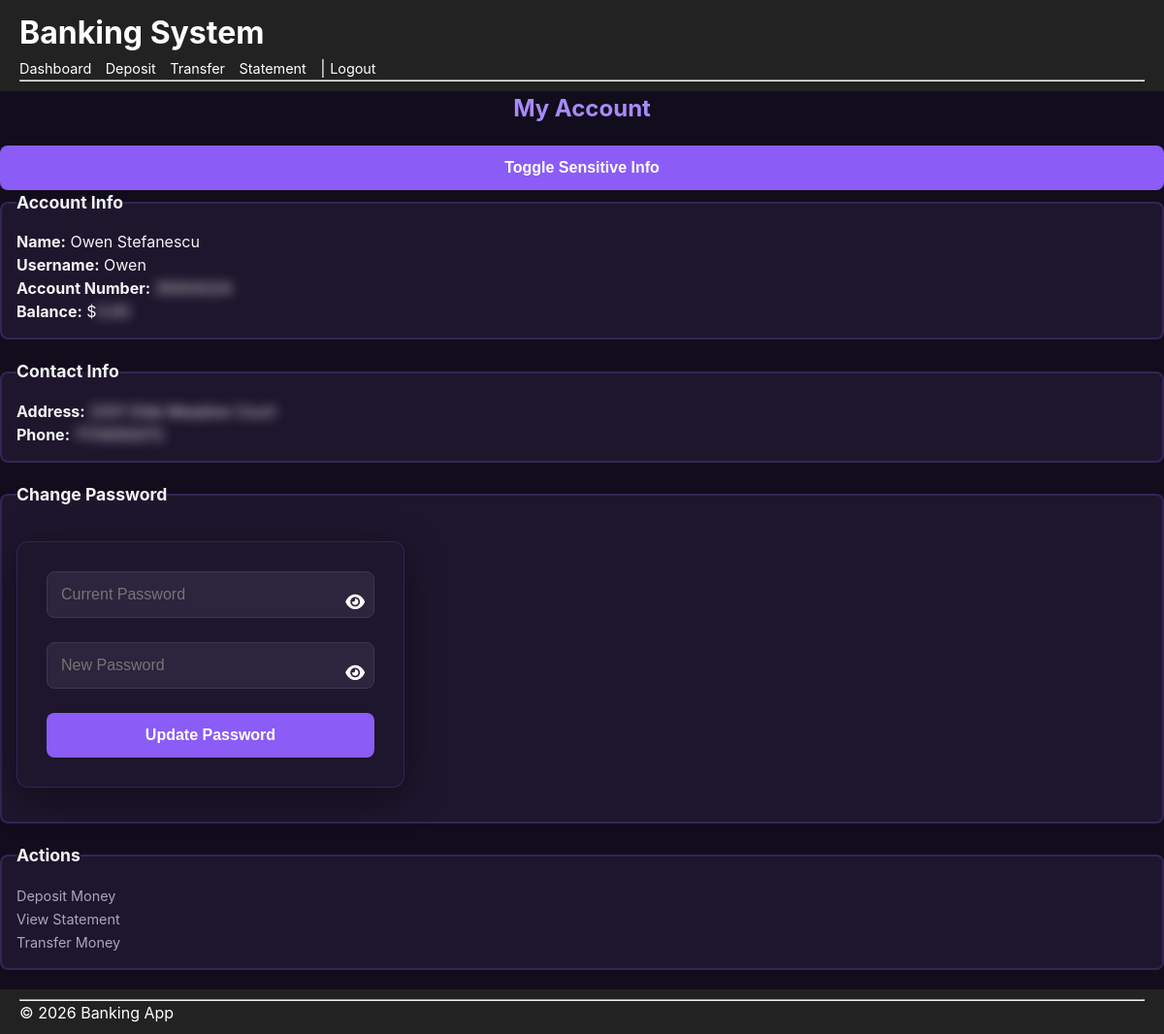
Before: /dashboard (signed in) with the older database file.
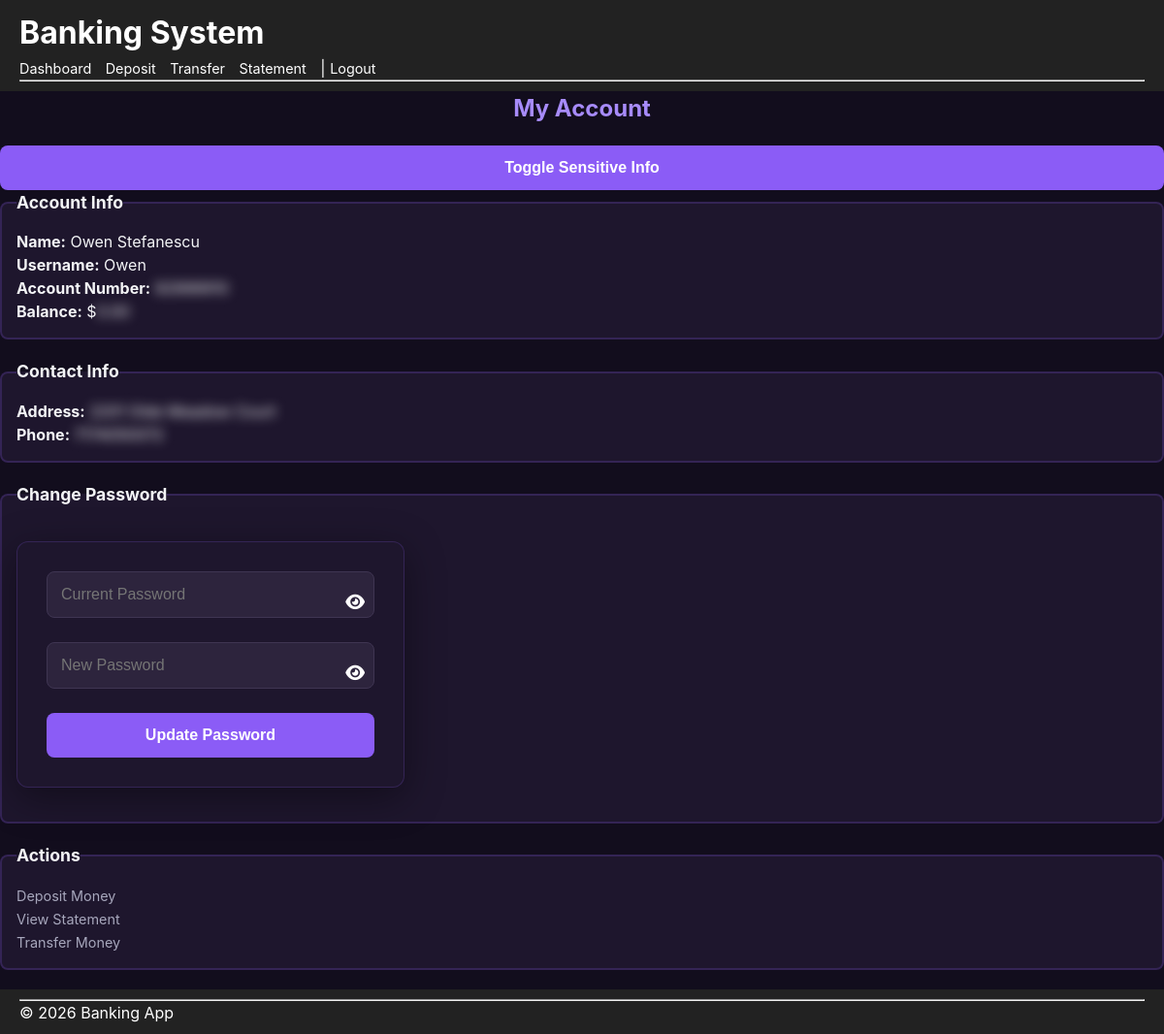
After: the same page with the newer database file.
### bank_app/models/user.py (models this page shows)
class User(db.Model):
    __tablename__ = "users"
    id = db.Column(db.Integer, primary_key=True)
    username = db.Column(db.String(50), unique=True, nullable=False)
    first_name = db.Column(db.String(50), nullable=False)
    last_name = db.Column(db.String(50), nullable=False)
    ssn = db.Column(db.String(20), nullable=False)
    address = db.Column(db.String(200), nullable=False)
    phone = db.Column(db.String(20), nullable=False)
    password = db.Column(db.String(200), nullable=False)
    approved = db.Column(db.Boolean, default=False)
    is_admin = db.Column(db.Boolean, default=False)
    account_number = db.Column(db.String(20), unique=True)
    balance = db.Column(db.Float, default=0.0)

### bank_app/main.py (the view)
@app.route("/dashboard")
@login_required
def dashboard():
    if session.get("is_admin"):
        return redirect("/admin")
    user = get_current_user()
    if not user:
        flash("Session expired. Please log in again.", "error")
        return redirect("/logout")
    return render_template("dashboard.html", user=user)

### bank_app/main.py (called while the page is built)
def login_required(f):
    @wraps(f)
    def decorated_function(*args, **kwargs):
        if "user_id" not in session:
            flash("Please log in.", "error")
            return redirect("/login")
        return f(*args, **kwargs)
    return decorated_function

def get_current_user():
    user_id = session.get("user_id")
    if not user_id:
        return None
    user = User.query.get(user_id)
    if not user:
        session.clear()
        return None
    return user

### bank_app/templates/dashboard.html (shortened to what this page needs)
{% extends "base.html" %}
{% block content %}
<h2>My Account</h2>
<div class="toggle-container">
    <button class="toggle-sensitive clickable-btn">Toggle Sensitive Info</button>
</div>
<fieldset class="account-info">
    <legend>Account Info</legend>
    <p><strong>Name:</strong> {{ user.first_name }} {{ user.last_name }}</p>
    <p><strong>Username:</strong> {{ user.username }}</p>
    <p><strong>Account Number:</strong> <span class="sensitive blurred">{{ user.account_number }}</span></p>
    <p><strong>Balance:</strong> $<span class="sensitive blurred">{{ "%.2f"|format(user.balance) }}</span></p>
</fieldset>
<fieldset class="contact-info">
    <legend>Contact Info</legend>
    <p><strong>Address:</strong> <span class="sensitive blurred">{{ user.address }}</span></p>
    <p><strong>Phone:</strong> <span class="sensitive blurred">{{ user.phone }}</span></p>
</fieldset>
<fieldset class="change-password">
    <legend>Change Password</legend>
    <form method="POST" action="/change-password">
        <div class="password-wrapper">
            <input id="current_password" type="password" name="current_password" placeholder="Current Password" required>
            <i class="fa-solid fa-eye toggle-eye" data-target="current_password"></i>
        </div>
        <div class="password-wrapper">
            <input id="new_password" type="password" name="new_password" placeholder="New Password" required>
            <i class="fa-solid fa-eye toggle-eye" data-target="new_password"></i>
        </div>
        <button type="submit">Update Password</button>
    </form>
</fieldset>
<fieldset class="actions">
    <legend>Actions</legend>
    <a href="/deposit">Deposit Money</a><br>
    <a href="/statement">View Statement</a><br>
    <a href="/transfer">Transfer Money</a>
</fieldset>
{% endblock %}

Changed rows visible on the page:
changed User "Owen": account_number "35004224" → "92999910"
